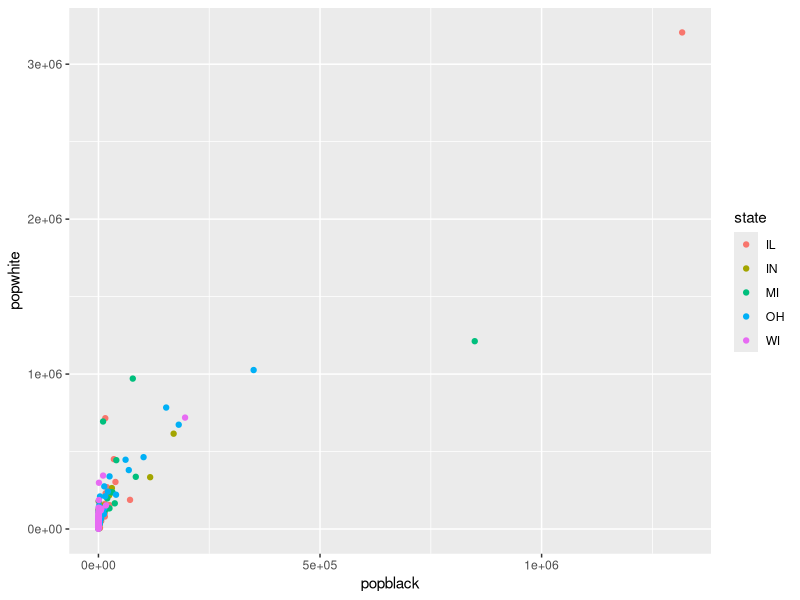
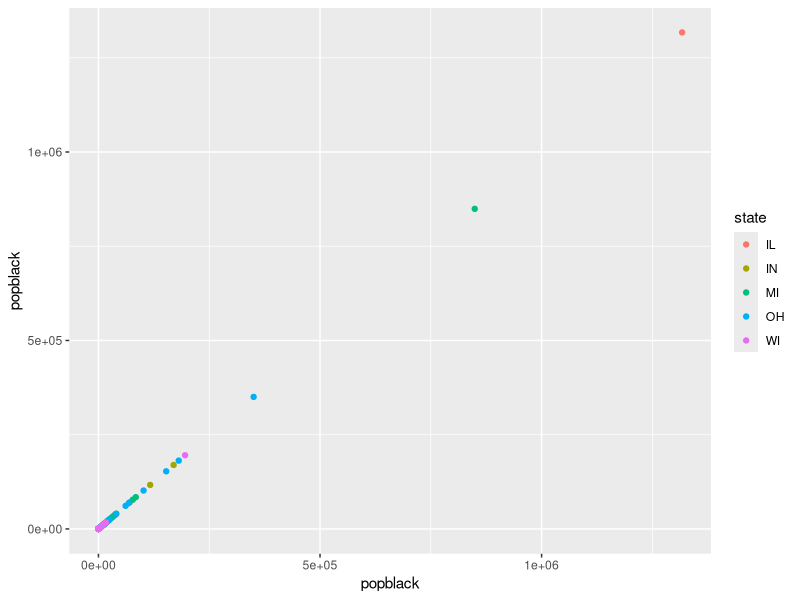
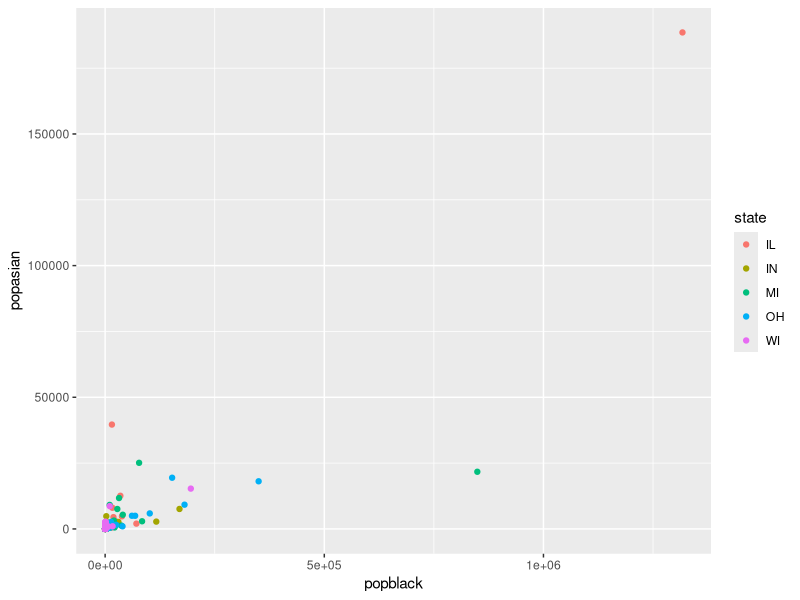
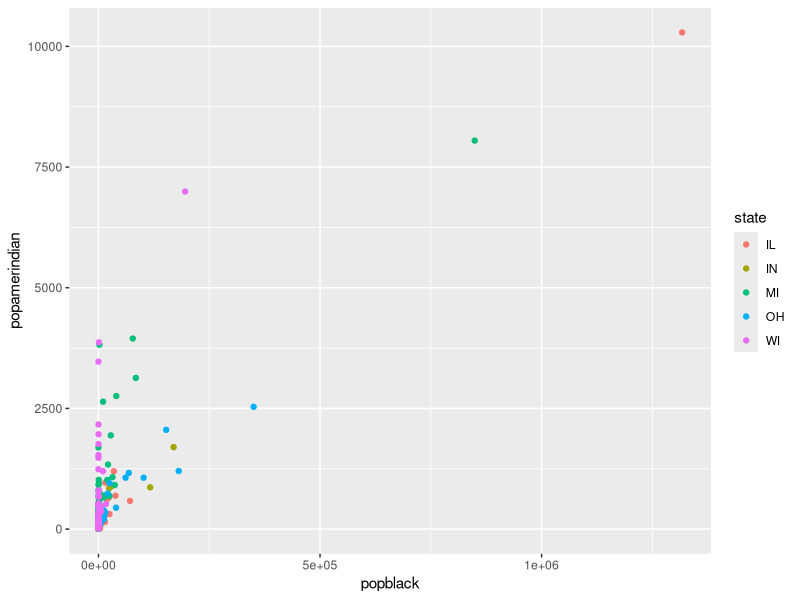
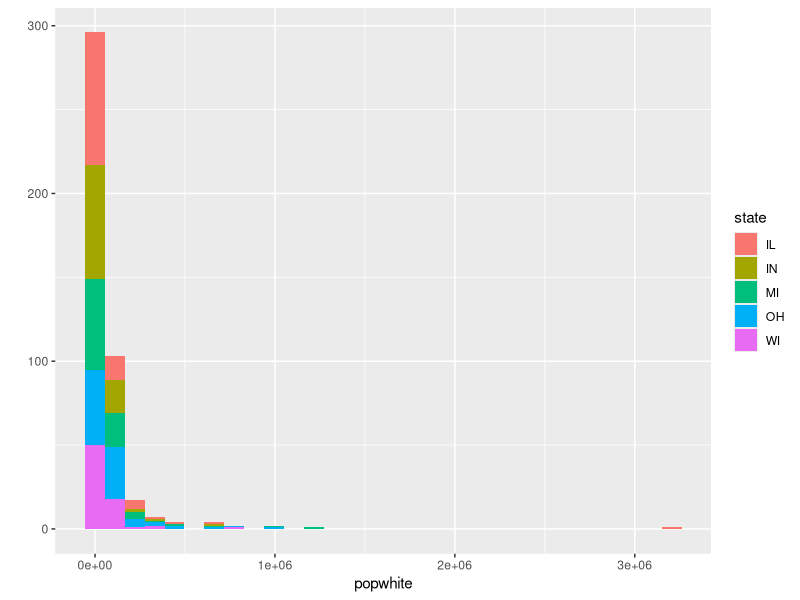
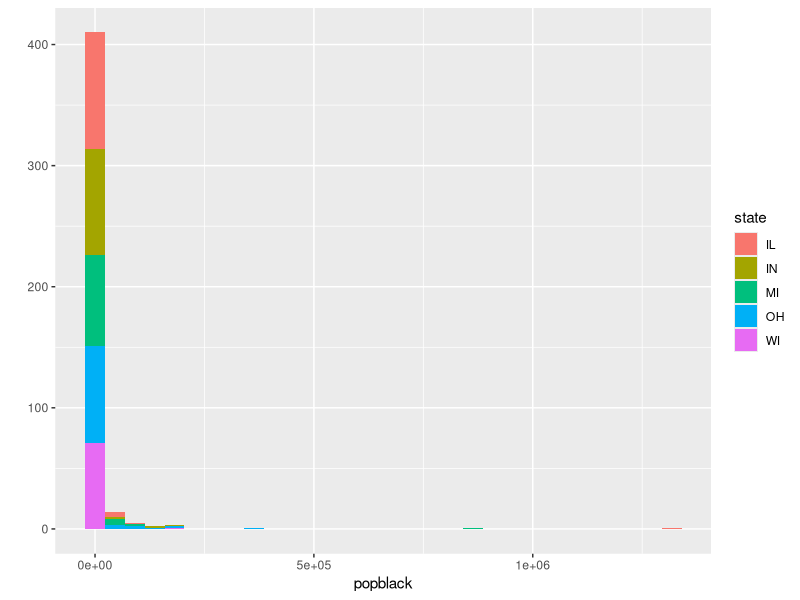
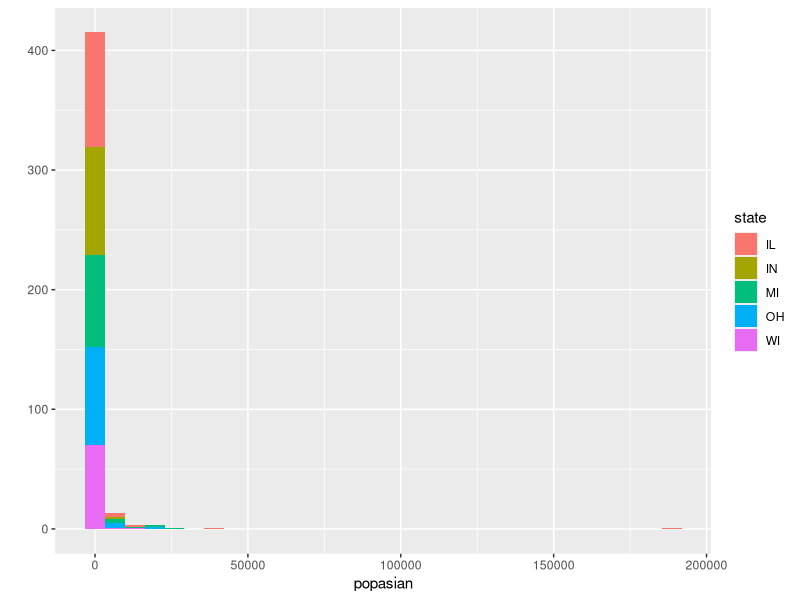
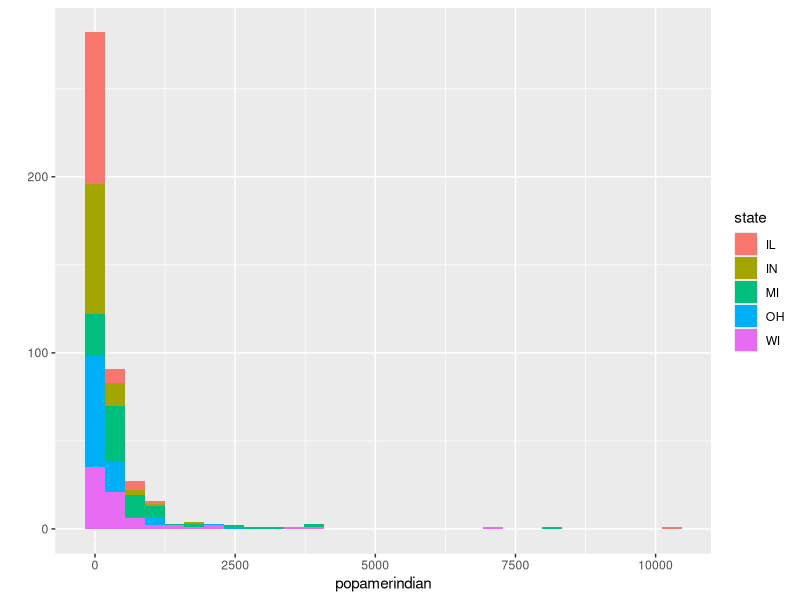

Source code (R) for these figures, in order:

library(ggplot2)
data(package='ggplot2')

data_frame<-ggplot2::midwest

qplot(data = data_frame ,x=popblack, y=popwhite, geom = "point", color = state)
qplot(data = data_frame ,x=popblack, y=popblack, geom = "point", color = state)
qplot(data = data_frame ,x=popblack, y=popasian, geom = "point", color = state)
qplot(data = data_frame ,x=popblack, y=popamerindian, geom = "point", color = state)


qplot(data = data_frame, x = popwhite, geom = "histogram", fill = state,bins=30)
qplot(data = data_frame, x = popblack, geom = "histogram", fill = state,bins=30)
qplot(data = data_frame, x = popasian, geom = "histogram", fill = state,bins=30)
qplot(data = data_frame, x = popamerindian, geom = "histogram", fill = state,bins=30)

qplot(data = data_frame , x=state, geom = "bar", fill = state) #numero de counties
qplot(data = data_frame , x=category, geom = "bar", fill = category) #numero de counties
qplot(data = data_frame , x=inmetro, geom = "bar", fill = inmetro) #numero de counties


?midwest

ggplot2::diamonds


?diamonds

diamonds


qplot(data = diamonds, y = clarity, geom = "bar", fill = clarity)
